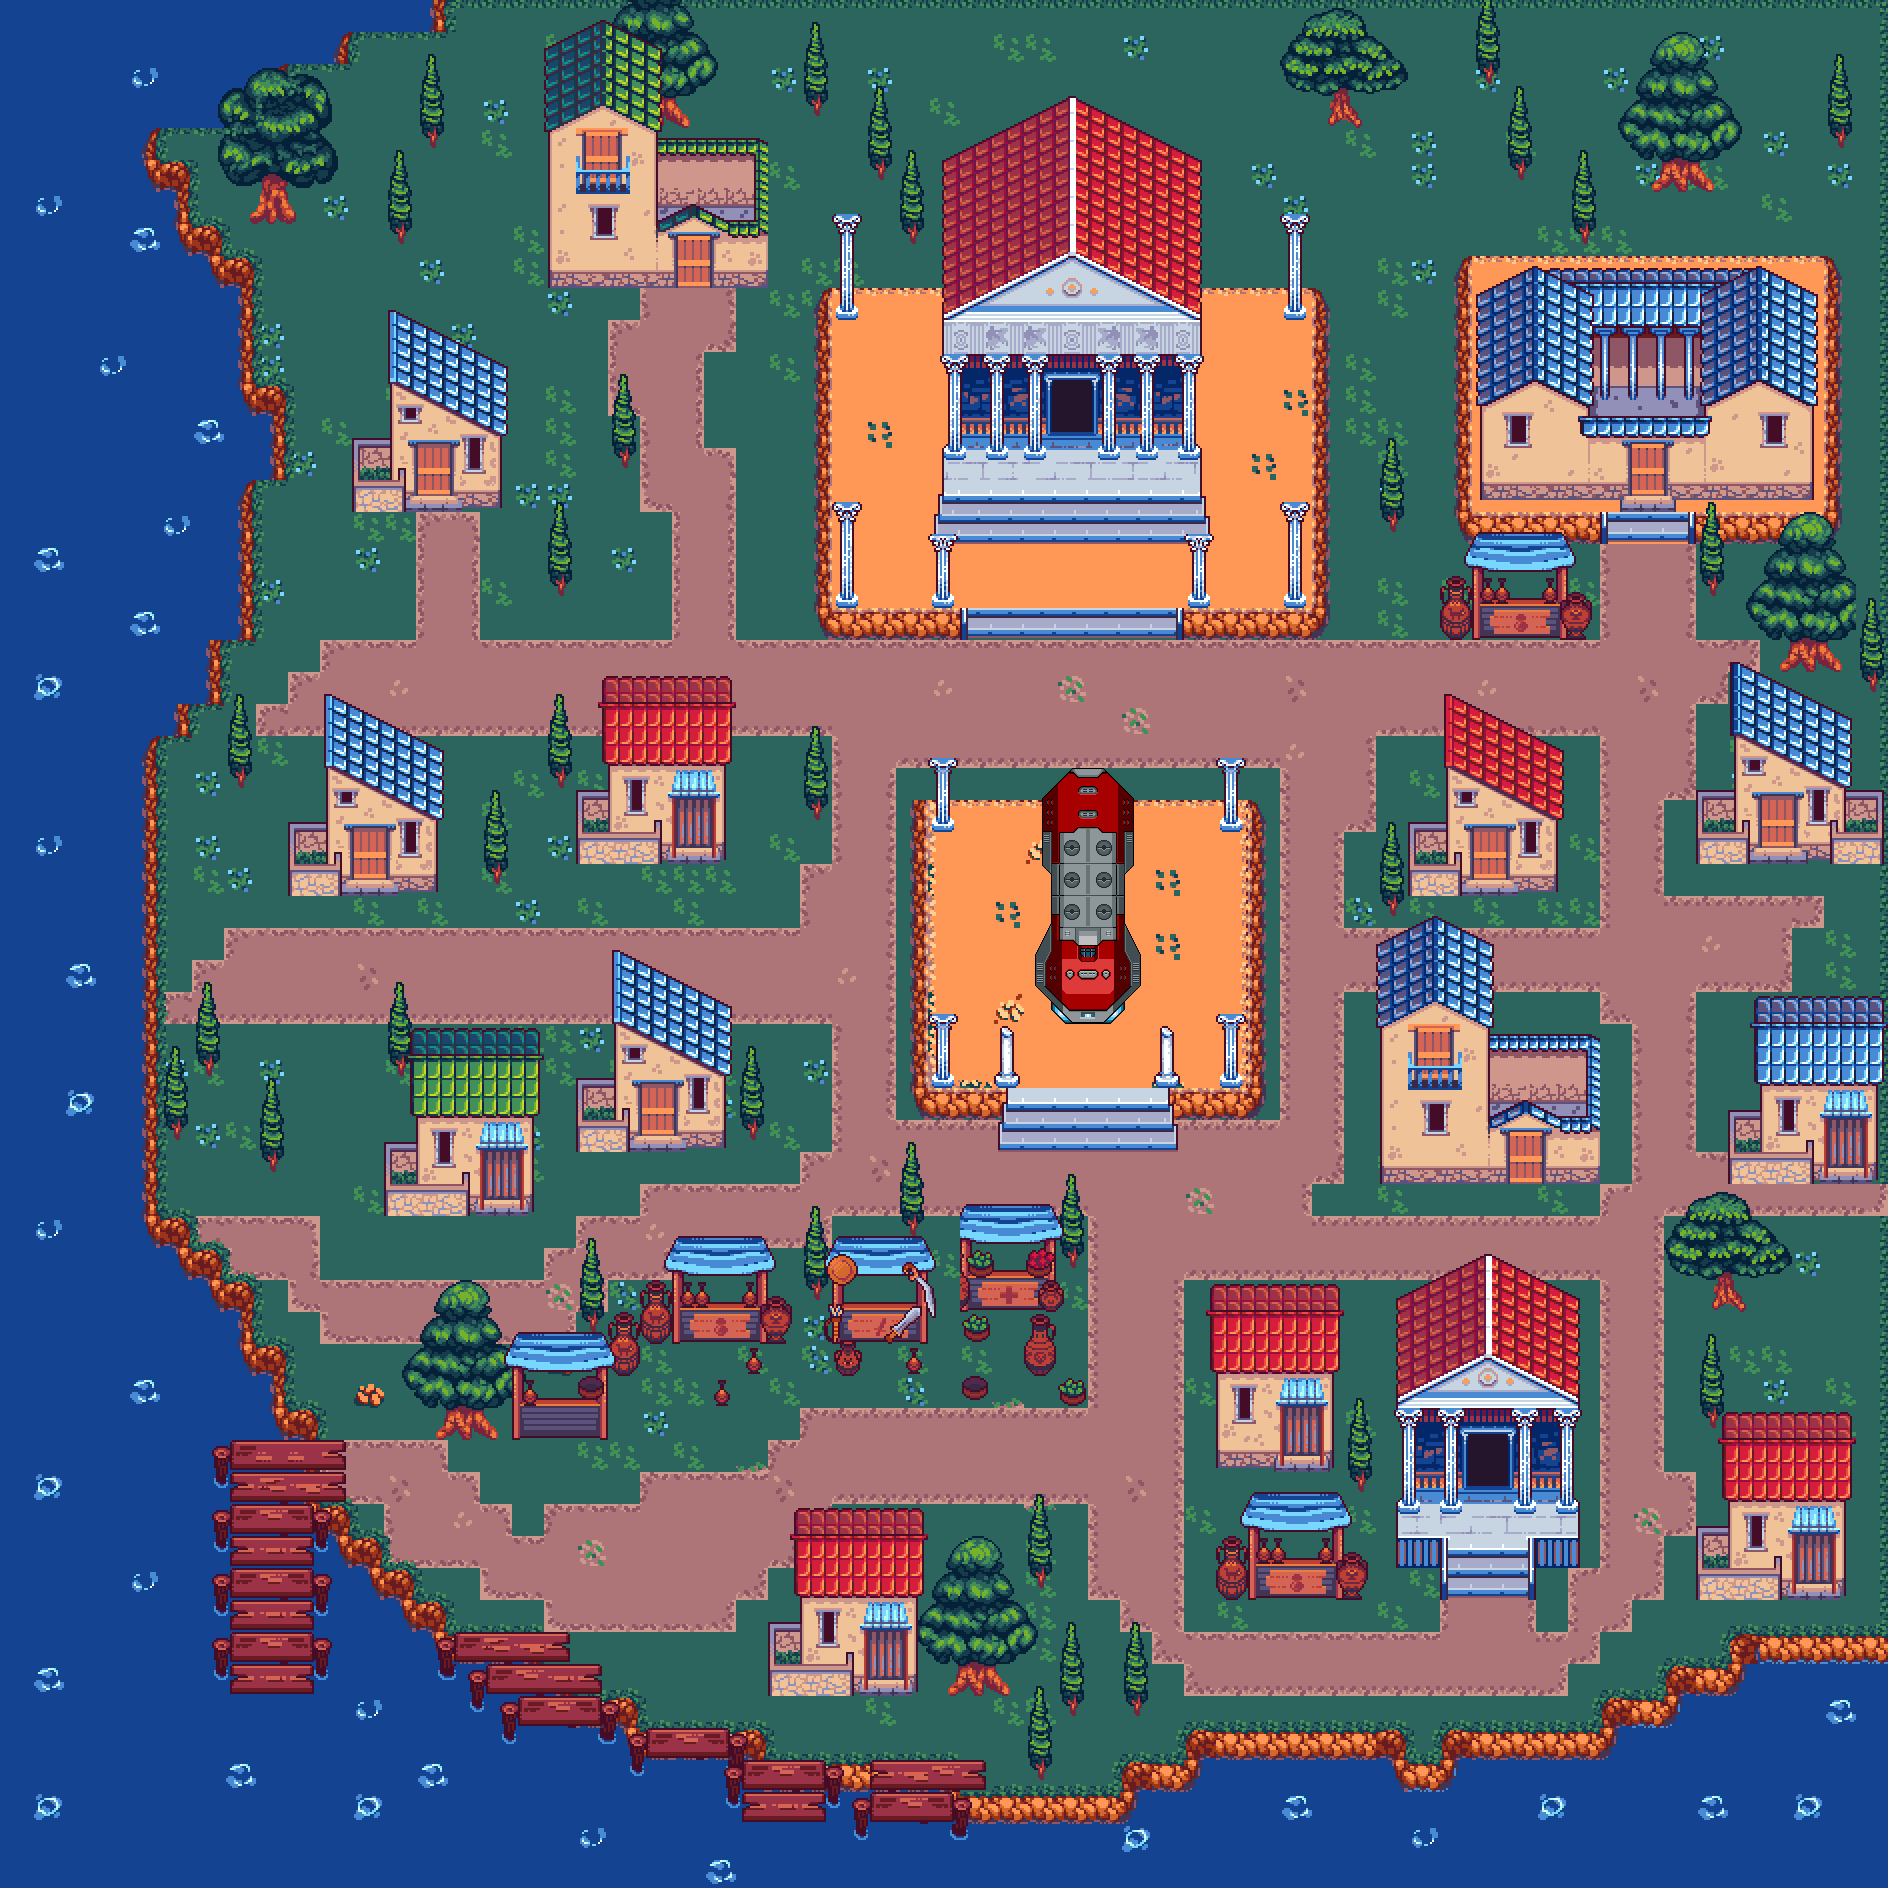

The image is a tile-based game level rendered from a .tmx file. Its description and source (layers, tilesets, objects; grid data summarised) follow:
An orthogonal 59x59 tile map with 32x32 px tiles, 9 tile layers (Suelo, Caminos y un poco de decoracion, Elevaciones, decoraciones1, ...), 3 tilesets and 186 objects.

<map version="1.10" tiledversion="1.12.2" orientation="orthogonal" renderorder="right-down" width="59" height="59" tilewidth="32" tileheight="32" infinite="0" nextlayerid="15" nextobjectid="312">
 <editorsettings>
  <export target="../mapasJson/AncientGreek.tmj" format="json" />
 </editorsettings>
 <tileset firstgid="1" source="../../tilesets/ancient_greeks_tileset/ancientGreekTerrain.tsx" />
 <tileset firstgid="375" source="../../tilesets/ancient_greeks_tileset/ancientGreekBuilding.tsx" />
 <tileset firstgid="3078" source="../../tilesets/ship_medium/ship_big_128x256.tsx" />
 <layer id="1" name="Suelo" width="59" height="59">
  <data>[3481 cells, 3479 non-empty, 4 distinct tile ids]</data>
 </layer>
 <layer id="2" name="Caminos y un poco de decoracion" width="59" height="59">
  <data>[3481 cells, 1340 non-empty, 29 distinct tile ids]</data>
 </layer>
 <layer id="4" name="Elevaciones" width="59" height="59">
  <data>[3481 cells, 326 non-empty, 24 distinct tile ids]</data>
 </layer>
 <layer id="6" name="decoraciones1" width="59" height="59">
  <data>[3481 cells, 36 non-empty, 22 distinct tile ids]</data>
 </layer>
 <layer id="10" name="Arboles" width="59" height="59">
  <data>[3481 cells, 320 non-empty, 79 distinct tile ids]</data>
 </layer>
 <layer id="11" name="ArbolesDelante" width="59" height="59" locked="1">
  <data>[3481 cells, 262 non-empty, 70 distinct tile ids]</data>
 </layer>
 <layer id="3" name="Edificios" width="59" height="59">
  <data>[3481 cells, 1169 non-empty, 832 distinct tile ids]</data>
 </layer>
 <layer id="12" name="EdificiosDelante" width="59" height="59">
  <data>[3481 cells, 465 non-empty, 340 distinct tile ids]</data>
 </layer>
 <layer id="5" name="Decoraciones2" width="59" height="59">
  <data>[3481 cells, 61 non-empty, 30 distinct tile ids]</data>
 </layer>
 <objectgroup id="7" name="Colisiones">
  <object id="3" x="1380.67" y="1024.17" width="219.333" height="155.833" />
  <object id="5" x="1731.66" y="1089" width="149.667" height="93" />
  <object id="13" x="1250" y="805.417" width="11.25" height="294.5" />
  <object id="14" x="1169.83" y="1093.42" width="80.5" height="22" />
  <object id="16" x="926.333" y="1092.67" width="74" height="23.6667" />
  <object id="18" x="913.667" y="802" width="12.6667" height="306.667" />
  <object id="19" x="927.667" y="799.667" width="293" height="5" />
  <object id="20" x="576" y="1056" width="147.667" height="95.6667" />
  <object id="21" x="385" y="1119.33" width="151" height="95.3333" />
  <object id="23" x="489.333" y="856.667" width="13.3333" height="24.6667" />
  <object id="25" x="288" y="822.334" width="148.333" height="70" />
  <object id="26" x="577.333" y="766.333" width="147.667" height="97.6667" />
  <object id="28" x="806.667" y="797" width="17.3333" height="21.3333" />
  <object id="30" x="934.417" y="575.515" width="15.0833" height="30.1515" />
  <object id="32" x="832.485" y="575.909" width="29.3333" height="30.4242" />
  <object id="33" x="831.667" y="610.667" width="130.333" height="26" />
  <object id="34" x="818.333" y="289" width="12" height="342.333" />
  <object id="36" x="826.333" y="288" width="488.333" height="1.66667" />
  <object id="37" x="1313" y="290" width="13" height="325.667" />
  <object id="38" x="1184" y="608.333" width="142.333" height="27.6667" />
  <object id="39" x="1185.36" y="576.515" width="31.2122" height="30.2727" />
  <object id="40" x="1280.55" y="575.182" width="31.6364" height="32.5151" />
  <object id="41" x="1281.58" y="289.667" width="30.3333" height="28.6667" />
  <object id="54" x="1478" y="270" width="335" height="228.5" />
  <object id="55" x="1696" y="767.667" width="185.333" height="96.3333" />
  <object id="56" x="1408" y="799.5" width="154.667" height="93.1667" />
  <object id="57" x="1402" y="1376.67" width="167.333" height="124.333" />
  <object id="58" x="1397.67" y="1537" width="42" height="26.6667" />
  <object id="59" x="1397.33" y="1501.67" width="1.33333" height="39" />
  <object id="60" x="1577" y="1500" width="1.33333" height="35.3333" />
  <object id="61" x="1569.82" y="1500.73" width="8.36364" height="0.181818" />
  <object id="62" x="1395.64" y="1500.91" width="6.90909" />
  <object id="66" x="2" y="0.5" width="143" height="1887" />
  <object id="67" x="147.5" y="1230" width="43.5" height="652.5" />
  <object id="68" x="191" y="1251" width="21" height="635.5" />
  <object id="69" x="144.5" y="1875" width="60" height="17.5" />
  <object id="70" x="213" y="1289" width="35.5" height="148" />
  <object id="71" x="249.5" y="1348.5" width="29" height="88.5" />
  <object id="72" x="278.5" y="1410" width="34" height="27" />
  <object id="73" x="317.5" y="1510" width="33.5" height="345" />
  <object id="74" x="207" y="1686.5" width="126" height="173.5" />
  <object id="75" x="347.5" y="1534" width="40" height="331.5" />
  <object id="76" x="321.5" y="1849.5" width="35" height="13.5" />
  <object id="77" x="382" y="1566.5" width="30" height="272" />
  <object id="78" x="411" y="1603" width="33" height="256" />
  <object id="79" x="445" y="1658" width="38.5" height="202.5" />
  <object id="80" x="172" y="1847.5" width="352.5" height="62" />
  <object id="81" x="314.5" y="1801.5" width="139.5" height="65" />
  <object id="82" x="737" y="1819" width="1221" height="103" />
  <object id="83" x="1735" y="1636" width="166" height="236" />
  <object id="84" x="1677" y="1669" width="68" height="183" />
  <object id="85" x="1606" y="1698" width="81" height="202" />
  <object id="86" x="1666.25" y="1664.75" width="14.5" height="46" />
  <object id="87" x="1444.75" y="1728.75" width="168" height="99" />
  <object id="88" x="1399" y="1755.5" width="72" height="79" />
  <object id="89" x="1188" y="1731.67" width="217" height="132.667" />
  <object id="90" x="1130" y="1763.67" width="64" height="65.6667" />
  <object id="91" x="969.667" y="1797" width="182.667" height="38" />
  <object id="92" x="1124.67" y="1759.33" width="19" height="47.6667" />
  <object id="93" x="831" y="1764.5" width="37" height="60.5" />
  <object id="94" x="636" y="1752.5" width="107.5" height="149" />
  <object id="95" x="475.5" y="1695" width="39" height="179" />
  <object id="96" x="512.5" y="1723.5" width="122" height="186.5" />
  <object id="97" x="611.5" y="1698.5" width="36" height="31" />
  <object id="98" x="736" y="1725.5" width="30.5" height="31.5" />
  <object id="99" x="245" y="390.5" width="36" height="87.5" />
  <object id="101" x="145.333" y="160.5" width="45.1667" height="575.667" />
  <object id="104" x="154" y="225.5" width="68.5" height="478.833" />
  <object id="109" x="216" y="253" width="35.5" height="385.5" />
  <object id="110" x="119.333" y="-1.33333" width="133.333" height="128" />
  <object id="112" x="244.333" y="-20" width="203.667" height="53.3333" />
  <object id="113" x="227.333" y="5" width="122.333" height="62" />
  <object id="114" x="240" y="53.3333" width="44.6667" height="44.6667" />
  <object id="117" x="255.697" y="182.084" width="31.6364" height="42.25" />
  <object id="118" x="393.333" y="220.333" width="15.3333" height="25" />
  <object id="119" x="548.5" y="127.5" width="215.75" height="159.5" />
  <object id="120" x="352.5" y="438" width="153" height="74" />
  <object id="122" x="827" y="1236.5" width="102" height="103.5" />
  <object id="123" x="908.5" y="1217" width="12" height="22" />
  <object id="124" x="812" y="1278.75" width="10.75" height="21.25" />
  <object id="129" x="1068.75" y="1245.25" width="9.25" height="22.75" />
  <object id="130" x="960.25" y="1204.68" width="102.932" height="108.818" />
  <object id="134" x="640.25" y="1280.75" width="30.5" height="63.25" />
  <object id="135" x="608" y="1313.25" width="33.25" height="62" />
  </objectgroup>
 <objectgroup id="13" name="Transiciones">
  <!-- 3 objects omitted --></objectgroup>
 <objectgroup id="14" name="Objetos">
  <!-- 1 objects omitted --></objectgroup>
</map>
<!-- 102 of 186 objects omitted -->
